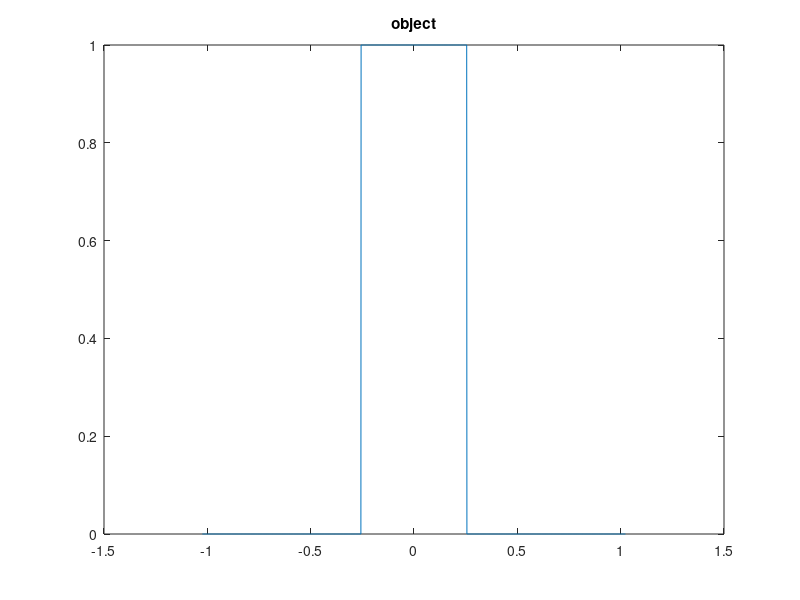
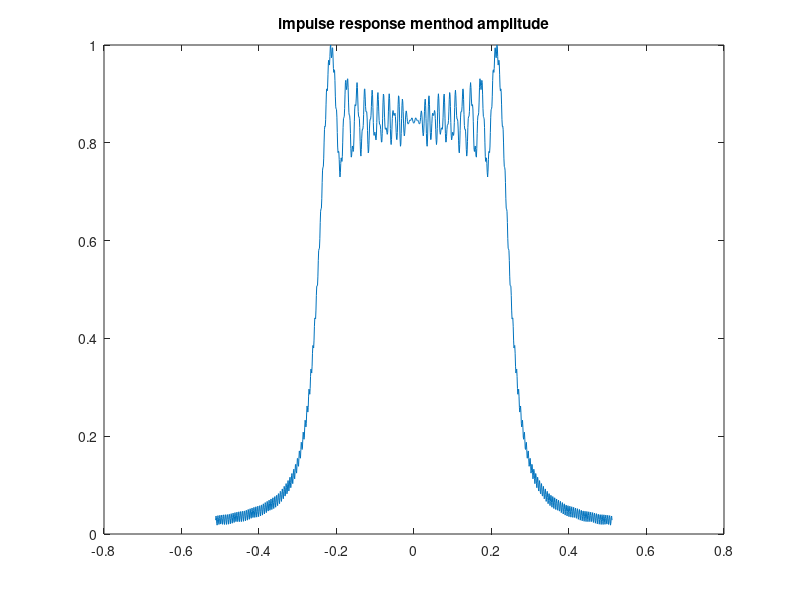
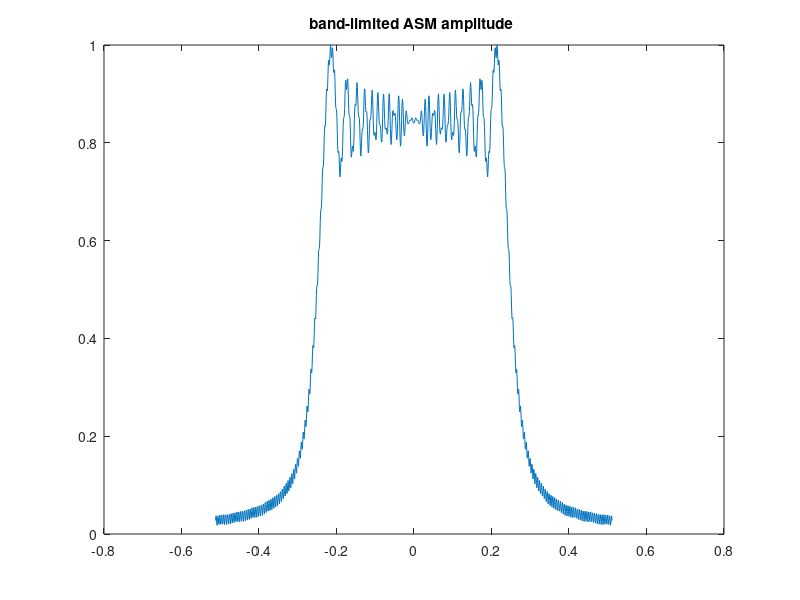

Here is the MATLAB script that generated these plots, in order: (Note: this script raises an error after producing the figures.)
clc
clear all
close all
%% object parameters and propagation parameters | creating rectangular aperture
n0 = 1024;                                    % number of the original signal
r = n0/4;                                     % number of the rectangle aperture
t = zeros(n0,1);
t (n0/2-r+1:n0/2+r,1) = 1;
t = padarray(t,n0/2);                         % zero-padded signal(both sides) (input to padarray must be column array
lam = 500e-9;                                 % wavelength
k = 2*pi/lam;                                 % wave number
n = size(t,1);                                % number of the zero-padded signal
pitch = 1e-3;                                % sampling pitch in spatial domain
l = n*pitch;                  
x = linspace(-l/2,l/2-pitch,n)';              % cordinate in spatial domain
fx = linspace(-1/2/pitch,1/2/pitch-1/l,n)';   % cordinate in spatial frequency domain
figure,plot(x,t);title('object')
z = 5000;                                     % propagation distance
zc = n*pitch^2/lam
%% analytical integral 
% X = linspace(-l/4,l/4-pitch,n/2)';
% uu = zeros(n/2,1);
% disp('analytical intergral:')
% tic
% for j = 1:n/2
%       fun = @(xn) 1/2/pi*z./sqrt((X(j)-xn).^2+z^2).*(1./sqrt((X(j)-xn).^2+z^2)...
%                -1i*k/pi).*exp(1i*k*sqrt((X(j)-xn).^2+z^2))./sqrt((X(j)-xn).^2+z^2);
%       uu(j,1) = integral(fun,-(r-1)*pitch,r*pitch);
% end
% toc
% uu = uu/max(abs(uu)); 
% phase_rsi = (angle(uu));
% amplitude_rsi = abs(uu);
% 
% figure,plot(X,amplitude_rsi);title('Analytical integral amplitude')
% % figure,plot(X,(phase_rsi));title('Analytical integral phase ')

%% impulse response method
R = sqrt(x.^2+z^2); 
kernel = 1/2/pi*z./R.*(1./R-1i*k).*exp(1i*k*R)./R;
disp('impulse response menthod:')
tic
t_FT = fftshift(fft(fftshift(t)));
kernel_FT = fftshift(fft(fftshift(kernel)));
t_1 = ifftshift(ifft(ifftshift(kernel_FT.*t_FT)));
toc
t_1  = t_1/max(abs(t_1));
t_1 = t_1(n/2-n/4+1:n/2+n/4,1);
figure,plot(x(n/2-n/4+1:n/2+n/4),abs(t_1));title('impulse response menthod amplitude')
% figure,plot(x(n/2-n/4+1:n/2+n/4),angle(t_pro2));title('impulse response menthod phase')

%% band-limted ASM
fc = n*pitch/lam/z/2;                % f_limit
disp('band-limited ASM:')
tic
H = exp(1i*k*z*sqrt(1-(fx*lam).^2));
H(abs(fx)>fc) = 0;
t_FT = fftshift(fft(fftshift(t)));
t_2 = ifftshift(ifft(ifftshift(H.*t_FT)));
toc
t_2  = t_2/max(abs(t_2 ));
t_2 = t_2(n/2-n/4+1:n/2+n/4,1);
phase_asm_li = (angle(t_2));
amplitude_asm_li = abs(t_2);

figure,plot(x(n/2-n/4+1:n/2+n/4),amplitude_asm_li);title('band-limited ASM amplitude ')
% figure,plot(x(n/2-n/4+1:n/2+n/4),(phase_asm_li));title('band-limited ASM phase ')

%% entended band ASM
iflag = -1;
eps = 10^(-12);           % accuracy of NUFFT
K = n/2/max(fx);
fcn = 1/2*sqrt(n/lam/z);  % f_extend
ss = fcn/max(abs(fx));
zc = n*pitch^2/lam;
if z <zc
    fxn = fx;
else
    fxn = fx*(ss-0.0);
end
Hn = exp(1i*k*(z*sqrt(1-(fxn*lam).^2)));

disp('band-extended ASM:')
tic
t_asmNUFT = nufft1d3(n,x/max(abs(x))*pi,t,iflag,eps,n,(fxn)*K);
t_3 = nufft1d3(n,x/(max(abs(x)))*pi,Hn.*t_asmNUFT,-iflag,eps,n,(fxn)*K);
toc

t_3 = t_3/max(abs(t_3));
t_3 = t_3(n/2-n/4+1:n/2+n/4,1);
phase_asm_ex = (angle(t_3));
amplitude_asm_ex = abs(t_3);

figure,plot(x(n/2-n/4+1:n/2+n/4),(amplitude_asm_ex));title('band-extended ASM amplitude ')
% figure,plot(x(n/2-n/4+1:n/2+n/4),(phase_asm_ex));title('band-extended ASM phase ')
